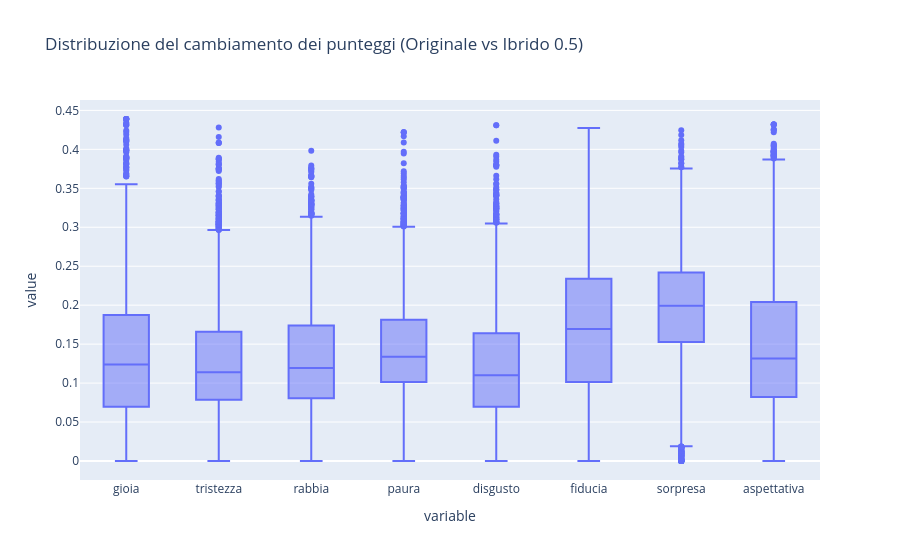

Write notebook code for a chart like this one.
### Markdown cell above
---
# Analisi del cambiamento
Visualizziamo come i punteggi emotivi di alcune parole cambiano con il ricalcolo.

### Code cell
df_delta = (df_alpha_05 - df_emotions).abs() # Cambiamento assoluto tra originale e ricalcolato con alpha 0.5

print("Cambiamento medio dei punteggi per emozione (Alpha 0.5):")
print(df_delta.mean())

import plotly.express as px
fig_delta = px.box(df_delta, title="Distribuzione del cambiamento dei punteggi (Originale vs Ibrido 0.5)")
fig_delta.show()

### Figure 1 — Plotly figure (JSON) as saved in the notebook; plotly's stock layout.template omitted (floating-point values rounded to 4 significant figures; data arrays with more than 128 entries replaced by an {"elided": "..."} marker saying what was removed)
{"data": [{"alignmentgroup": "True", "hovertemplate": "variable=%{x}<br>value=%{y}<extra></extra>", "legendgroup": "", "marker": {"color": "#636efa"}, "name": "", "notched": false, "offsetgroup": "", "orientation": "v", "showlegend": false, "x": {"elided": "53752 str values"}, "x0": " ", "xaxis": "x", "y": {"elided": "53752 float values"}, "y0": " ", "yaxis": "y", "type": "box"}], "layout": {"xaxis": {"anchor": "y", "domain": [0.0, 1.0], "title": {"text": "variable"}}, "yaxis": {"anchor": "x", "domain": [0.0, 1.0], "title": {"text": "value"}}, "legend": {"tracegroupgap": 0}, "title": {"text": "Distribuzione del cambiamento dei punteggi (Originale vs Ibrido 0.5)"}, "boxmode": "group"}}
